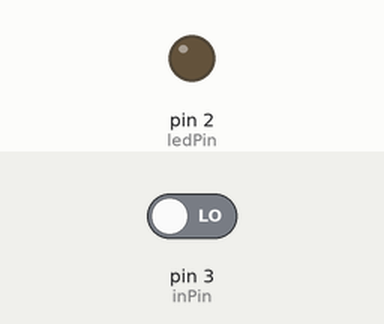
Simulated run of this sketch. Board: Arduino Uno, built with avr-gcc and run on an emulated ATmega328P. On the bench: output pins drawn as LEDs (lit = HIGH). Inputs (shaded band) come from the test bench; at power-on: pin 3 (inPin) LOW.

Above: at 1.2 s.
1.3 s: pin 3 (inPin) driven HIGH
At 1.7 s:
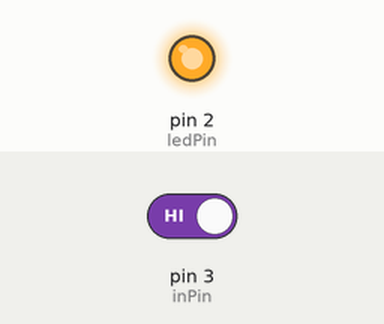
2.8 s: pin 3 (inPin) driven LOW
At 4.1 s:
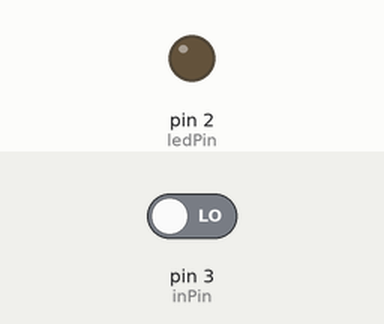
Timing chart, 0 to 5.8 s (numbered marks = the images above; inputs shaded):
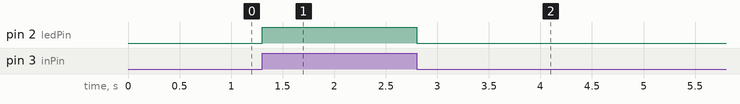

The sketch:

push-button.ino
```cpp
int ledPin = 2;
int inPin = 3;
int val = 0;

void setup()
{
  pinMode(ledPin, OUTPUT);
  pinMode(inPin, INPUT);
}

void loop()
{
  val = digitalRead(inPin);

  if(val == HIGH)
  {
    digitalWrite(ledPin, HIGH);
  }
  else
  {
    digitalWrite(ledPin, LOW);
  }
}
```

Measured:
- after the input at 1.3 s, pin 2 (ledPin): LOW → HIGH at once
- after the input at 2.8 s, pin 2 (ledPin): HIGH → LOW at once
